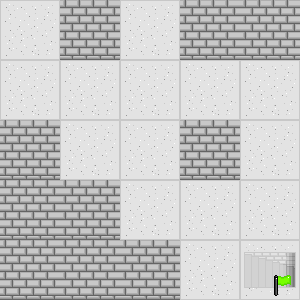

Tiled map render using the project's own tile images. Description and the whole map definition, tile-layer contents included, below:
An orthogonal 5x5 tile map with 60x60 px tiles, 3 tile layers (Hidden Traps, Floor, Objects).

<map version="1.2" tiledversion="1.2.2" orientation="orthogonal" renderorder="right-down" width="5" height="5" tilewidth="60" tileheight="60" infinite="0" nextlayerid="4" nextobjectid="1">
 <tileset firstgid="1" source="../data/objects.tsx" />
 <layer id="3" name="Hidden Traps" width="5" height="5">
  <data encoding="csv">
0,0,0,0,0,
0,0,0,0,0,
0,0,0,0,0,
0,0,0,0,0,
0,0,0,0,0
</data>
 </layer>
 <layer id="1" name="Floor" width="5" height="5">
  <data encoding="csv">
2,2,2,2,2,
2,2,2,2,2,
2,2,2,2,2,
2,2,2,2,2,
2,2,2,2,2
</data>
 </layer>
 <layer id="2" name="Objects" width="5" height="5">
  <data encoding="csv">
0,5,0,5,5,
0,0,0,0,0,
5,0,0,5,0,
5,5,0,0,0,
5,5,5,0,7
</data>
 </layer>
</map>
